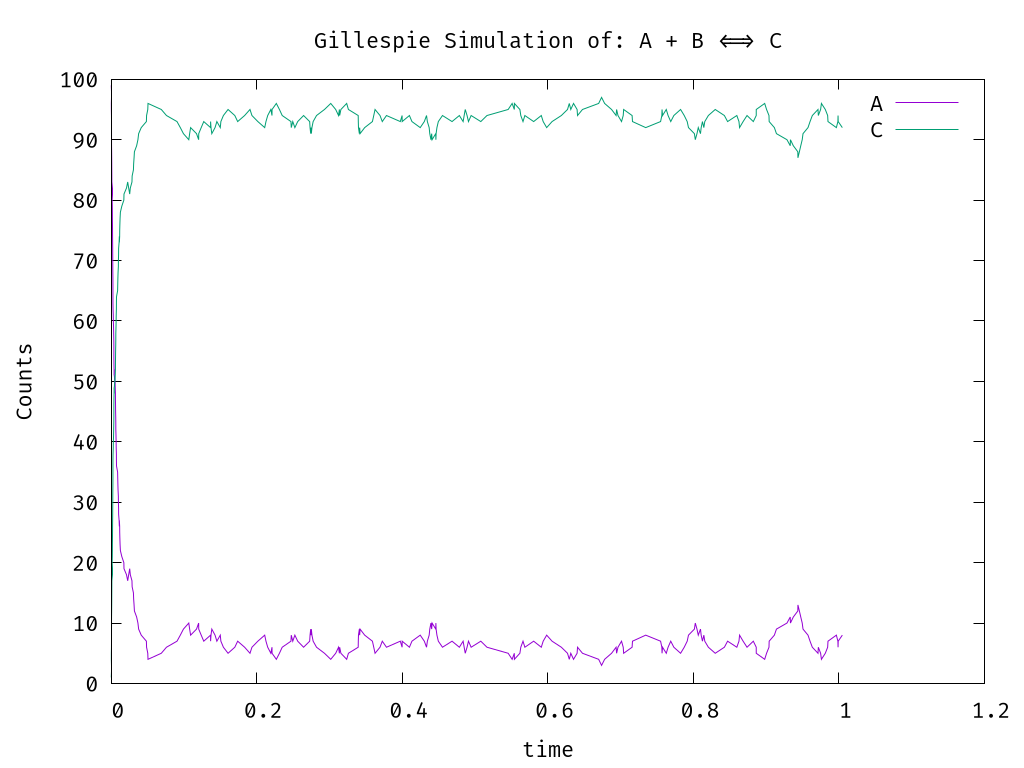

gnuplot code for this plot:
#!/usr/bin/env gnuplot
set term pngcairo size 1024,768 font "Fira Code, 16"
set output 'example.png'
set xlabel 'time'
set ylabel 'Counts'
set title "Gillespie Simulation of: A + B <=> C"
plot 'trajectory.txt' using 1:2 skip 1 with lines title 'A', 'trajectory.txt' using 1:4 skip 1 with lines title 'C'
set output
unset term